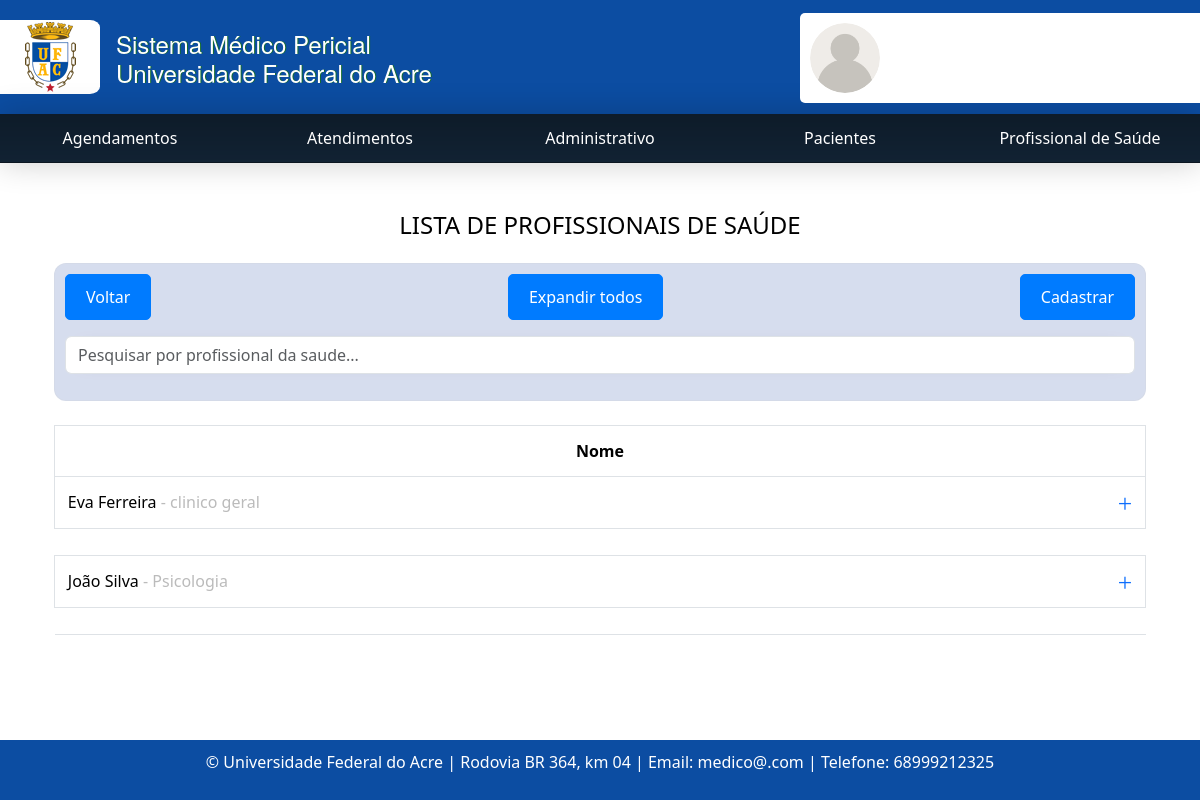
Page /profissionaldasaude/ (signed in) on the committed database.
### consulta/models.py (models this page shows, shortened)
class Profissionaldasaude(models.Model):
    SEXO_CHOICES = [
        ('M', 'Masculino'),
        ('F', 'Feminino'),
        ('O', 'Outro')
    ]
    usuario = models.ForeignKey(User, blank=True, null=True, on_delete=models.CASCADE)
    nome = models.CharField('Nome Completo', max_length=100)
    nome_social = models.CharField(max_length=100, blank=True, null=True, verbose_name='Nome Social')
    data_nascimento = models.DateField(u'Data de Nascimento', validators=[data_nasc_valida])
    email = models.EmailField()
    rg = models.CharField(max_length=20)
    cpf = models.CharField(max_length=14, validators=[validate_cpf, MinLengthValidator(11)])
    sexo = models.CharField(max_length=1, choices=SEXO_CHOICES)
    identificacao_unica = models.CharField(max_length=50, default='')
    cep = models.CharField(max_length=9)
    cidade = models.CharField(max_length=50)
    bairro = models.CharField(max_length=50, default='')
    uf = models.CharField('UF', max_length=2, choices=UF_CHOICE, default='AC')
    numero = models.CharField(max_length=10)
    ddd_telefone = models.CharField('Telefone Celular', max_length=14, help_text='Com DDD.')
    complemento = models.CharField(max_length=100, blank=True, null=True, default='') # blank=True, null=True é pra dizer que não é obrigatorio
    area = models.CharField(max_length=50, default='')
    unidade_siass = models.CharField(max_length=50, default='')
    formacao = models.CharField(max_length=20)
    conselho = models.CharField(max_length=20)
    registro = models.CharField(max_length=20)
    def get_display_name(self):
        return self.nome_social if self.nome_social else self.nome
    class Meta:
        ordering = ['nome', ]
        verbose_name = 'Profissonal de saúde'
        verbose_name_plural = 'Profissonais de saúde'

### consulta/views.py (the view)
# urls.py: path('profissionaldasaude/', listar_profissionaldasaude, name= 'profissionaldasaudeListagem'),
@login_required
def listar_profissionaldasaude(request):
    profissionaldasaude = Profissionaldasaude.objects.all()
    form = ProfissionaldasaudeForm()
    return render(request, 'consultas/listagem_profissionaldasaude.html', {'profissionaldasaude': profissionaldasaude, 'form': form})

### consulta/forms.py (shortened to what this page needs)
class ProfissionaldasaudeForm(forms.ModelForm):
    class Meta:
        model = Profissionaldasaude
        fields = '__all__'
    def __init__(self, *args, **kwargs):
        super(ProfissionaldasaudeForm, self).__init__(*args, **kwargs)
        for f in self.fields:
            self.fields[f].widget.attrs['class'] = 'form-control'

### consulta/context_processors.py (called while the page is built)
def user_info(request):
    user = request.user
    context = {
        'user': user,
        'profissional_saude': None,
        'administrativo': None,
    }
    if user.is_authenticated:
        try:
            context['profissional_saude'] = Profissionaldasaude.objects.get(usuario=user)
        except Profissionaldasaude.DoesNotExist:
            pass
        try:
            context['administrativo'] = Administrativo.objects.get(usuario=user)
        except Administrativo.DoesNotExist:
            pass
    return context

### templates/consultas/listagem_profissionaldasaude.html (shortened to what this page needs)
{% extends 'base.html' %}
{% block content %}
  <div class="container">
    <h4 class="text-center mb-4 text-black">LISTA DE PROFISSIONAIS DE SAÚDE</h4>
    <div class="mb-4" id="glass">
      <div class="d-flex justify-content-between pb-3">
        <a class="btn btn-primary" href="{% url 'agendamentoListagem' %}">Voltar</a>
        <a href="#" class="btn btn-primary btn-expand-all">Expandir todos</a>
        <button class="btn btn-primary" href="#" data-bs-toggle="modal" data-bs-target="#cadastroModal">Cadastrar</button>
      </div>
      <div class="input-group mb-3">
        <input type="text" class="form-control" placeholder="Pesquisar por profissional da saude..." id="searchInput" />
      </div>
    </div>
    <table class="table table-bordered table-sm" id="border-none">
      <thead>
        <tr>
          <th colspan="3" style="text-align: center;">Nome</th>
        </tr>
      </thead>
      <tbody>
        {% for profissionaldasaude in profissionaldasaude %}
          <tr data-bs-toggle="collapse" data-bs-target="#collapse{{ forloop.counter }}" aria-expanded="false" aria-controls="collapse{{ forloop.counter }}">
            <td class="profissionaldasaude-nome" colspan="3">
                {{  profissionaldasaude.get_display_name }}
              <span style="color: #bbbbbb">- {{ profissionaldasaude.area }}</span>
            </td>
          </tr>
          <tr>
            <td colspan="3" style="border: transparent;">
            </td>
          </tr>
        {% endfor %}
      </tbody>
    </table>
  </div>
{% endblock %}

### static/css/estilos.css (style rules this page uses)
* { scroll-behavior: smooth; }
.btn-primary { background-color: #007bff; color: #fff; border: 1px solid #007bff; border-radius: 5px; padding: 10px 20px; text-decoration: none; display: inline-block; transition: background-color 0.3s ease; }
#border-none { --bs-card-border-width: none !important; }
.table-sm td, .table-sm th { padding: .8rem; max-width: 200px; white-space: nowrap; overflow: hidden; text-overflow: ellipsis; }
#glass { padding: 10px; backdrop-filter: blur(50px) saturate(100%); -webkit-backdrop-filter: blur(5px) saturate(52%); background-color: rgb(0 45 147 / 16%); border-radius: 12px; border: 1px solid rgba(209, 213, 219, 0.3); }
input { padding-left: 5px; border-radius: 5px; border: 1.5px solid lightgrey; outline: none; transition: all 0.3s cubic-bezier(0.19, 1, 0.22, 1); box-shadow: 0px 0px 20px -18px; }

### rows in the picture
Profissionaldasaude: get_display_name "Eva Ferreira", area "clinico geral"
Profissionaldasaude: get_display_name "João Silva", area "Psicologia"
